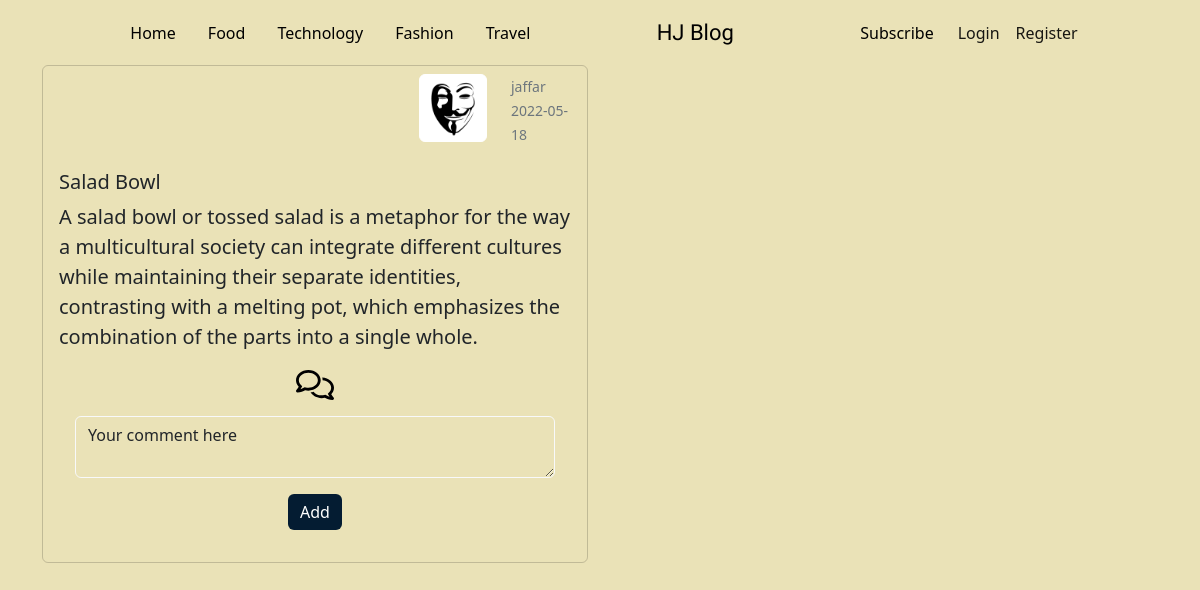
The app's page /comments/1 with its own data.
### app/models.py (models this page shows, shortened)
class User(db.Model,UserMixin):
  id=db.Column(db.Integer,primary_key=True)
  username=db.Column(db.String,nullable=False,unique=True)
  email=db.Column(db.String,nullable=False,unique=True)
  password=db.Column(db.String,nullable=False)
  image_file=db.Column(db.String(20),nullable=False,default='default.png')
  post = db.relationship('Posts', backref='author', lazy=True)

class Posts(db.Model):
  id=db.Column(db.Integer,primary_key=True)
  title=db.Column(db.String,nullable=False)
  description=db.Column(db.String,nullable=False)
  content=db.Column(db.String,nullable=False)
  blog_image=db.Column(db.String,nullable=False,)
  category= db.Column(db.String,nullable=False)
  date_created = db.Column(db.DateTime, nullable=False, default=datetime.utcnow)
  user_id = db.Column(db.Integer, db.ForeignKey('user.id'), nullable=False)
  comments = db.relationship('Comments',backref = 'posts',passive_deletes = True)

### app/posts/routes.py (the view)
@posts.route('/comments/<id>',methods=['POST', 'GET'])
def comments(id):
    form = CommentsForm()
    posts = Posts.query.filter_by(id=id).first()
    if form.validate_on_submit():
        comment=Comments(comment=form.content.data,post_id=posts.id)
        db.session.add(comment)
        db.session.commit()
        flash('Your comment was added successfully','success')
        return redirect(url_for('main.home'))
    form.content.data = "Your comment here"
    return render_template('comments.html', form=form , posts=posts)

### app/posts/forms.py
class CommentsForm(FlaskForm):
    content=TextAreaField('Content', validators=[DataRequired()])
    submit = SubmitField('Add')

### app/templates/comments.html (shortened to what this page needs)
{% extends 'layout.html' %}
{% block body %}
<div class="container">
    <div class="row row-cols-1 row-cols-md-2 g-4">
      <div class="col ">
        <div class="card">
            <div class="row  p-2">
                <div class="col-md-8"></div>
              <div class="col-md-2">
                  <img src="{{url_for('static', filename='/profiles/'+posts.author.image_file)}}" class="img-thumbnail img-fluid border border-white" alt="Profile picture" >
              </div>
              <div class="col-md-2 mx-auto mt-auto mb-auto text-muted">
                  <small>{{posts.author.username}}</small>
                  <br>
                  <small>{{posts.date_created.strftime('%Y-%m-%d')}}</small>
              </div>
            </div>
          <div class="card-body">
            <h5 class="card-title">{{posts.title}}</h5>
            <p class="card-text lead">{{posts.description}}</p>
            <div class="d-flex justify-content-around">
              <a  data-bs-toggle="collapse" href="#comments{{posts.id}}" class="lead text-decoration-none ">
                <img src="{{url_for('static',filename='/assets/comment.svg')}}" height="30" alt="">
              </a>
            </div>
            <div id="comments{{posts.id}}">
              <div class="m-3">
                <form action="" method="post">
                  <div class="form-group">
                          {% if form.content.errors %}
                          {{form.content(class='form-control is-invalid')}}
                              {% for error in form.email.errors %}
                                  <div class="invalid-feedback">
                                      {{error}}
                                  </div>
                              {% endfor %}
                      {% else %}
                          {{form.content(class='form-control bg-transparent border border-light')}}
                      {% endif %}
                  </div>
                  <div class="text-center mt-3">
                    {{form.submit(class='btn btn-outline post_submit')}}
                </div>
              </div>
            </div>
          </div>
        </div>
      </div>
</div>
{% endblock %}

### app/static/main.css (style rules this page uses)
* { margin: 0; padding: 0; box-sizing: border-box; }
body { background-color:#EAE2B7 ; }
.card { background-color: transparent; }
.post_submit { background-color: #041C32 !important; color: #FFFFFF; border: none; }
input { background-color: transparent !important; border-color:gray !important }

### records on screen
User: image_file (placeholder picture), author.username "jaffar"
Posts: date_created "2022-05-18", title "Salad Bowl", description "A salad bowl or tossed salad is a metaphor for the way a multicultural society can integrate different cultures while maintaining their separate identities, contrasting with a melting pot, which emphasizes the combination of the parts into a single whole."
